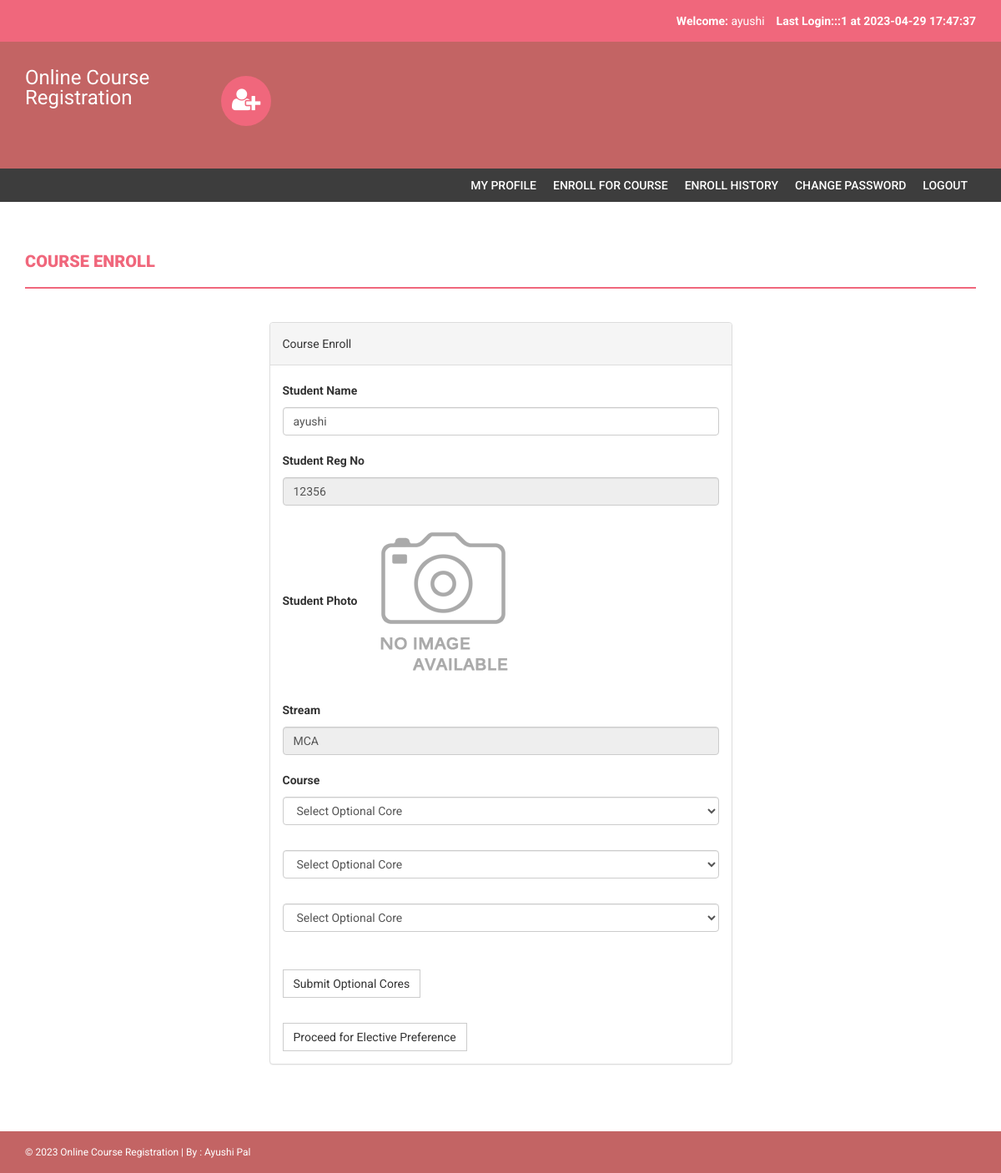
The app's page /onlinecourse/enroll.php (signed in) with its own data.
### tables this page shows
CREATE TABLE `students` (
  `studentRegno` varchar(255) NOT NULL,
  `stream_id` int(11) NOT NULL,
  `studentPhoto` varchar(255) DEFAULT NULL,
  `password` varchar(255) NOT NULL DEFAULT 'Test@123',
  `studentName` varchar(255) DEFAULT NULL,
  `pincode` varchar(255) DEFAULT NULL,
  `session` varchar(255) DEFAULT NULL,
  `department` varchar(255) DEFAULT NULL,
  `semester` varchar(255) DEFAULT NULL,
  `cgpa` decimal(10,2) DEFAULT NULL,
  `courses_allocated_id` int(11) NOT NULL COMMENT 'course codes',
  `enrolment_status_optional` tinyint(1) NOT NULL,
  `enrolment_status_elective` tinyint(1) NOT NULL,
  `optional_core_choice_1` varchar(255) DEFAULT NULL,
  `optional_core_choice_2` varchar(255) DEFAULT NULL,
  `optional_core_choice_3` varchar(255) DEFAULT NULL,
  `password_status` tinyint(1) NOT NULL DEFAULT 0,
  `creationdate` timestamp NULL DEFAULT current_timestamp(),
  `updationDate` varchar(255) DEFAULT NULL
);

CREATE TABLE `stream` (
  `stream_id` int(11) NOT NULL,
  `stream_name` varchar(50) NOT NULL,
  `optional_core_count` int(20) NOT NULL COMMENT 'value cannot be greater than 3',
  `elective_count` int(20) NOT NULL
);

### onlinecourse/enroll.php (the view, shortened to what this page needs)
<?php
include('includes/config.php');
?>
<!DOCTYPE html>
<html xmlns="http://www.w3.org/1999/xhtml">
<head>
    <link href="assets/css/bootstrap.css" rel="stylesheet" />
    <link href="assets/css/font-awesome.css" rel="stylesheet" />
    <link href="assets/css/style.css" rel="stylesheet" />
</head>
<body>
<?php include('includes/header.php');?>
<?php if($_SESSION['login']!="")
{
 include('includes/menubar.php');
}
 ?>
    <div class="content-wrapper">
        <div class="container">
              <div class="row">
                    <div class="col-md-12">
                        <h1 class="page-head-line">Course Enroll </h1>
                    </div>
                </div>
                <div class="row" >
                  <div class="col-md-3"></div>
                    <div class="col-md-6">
                        <div class="panel panel-default">
                        <div class="panel-heading">
                          Course Enroll
                        </div>
<?php $sql=mysqli_query($con,"select * from students where studentRegno='".$_SESSION['login']."'");
while($row=mysqli_fetch_array($sql))
{ ?>
                        <div class="panel-body">
                       <form name="dept" method="post" enctype="multipart/form-data">
   <div class="form-group">
    <label for="studentname">Student Name  </label>
    <input type="text" class="form-control" id="studentname" name="studentname" value="<?php echo htmlentities($row['studentName']);?>"  />
  </div>
 <div class="form-group">
    <label for="studentRegno">Student Reg No   </label>
    <input type="text" class="form-control" id="studentRegno" name="studentRegno" value="<?php echo htmlentities($row['studentRegno']);?>"  placeholder="Student Reg no" readonly />
  </div>
<div class="form-group">
    <label for="Pincode">Student Photo  </label>
   <?php if($row['studentPhoto']==""){ ?>
   <img src="studentphoto/noimage.png" width="200" height="200"><?php } else {?>
   <img src="studentphoto/<?php echo htmlentities($row['studentPhoto']);?>" width="200" height="200">
   <?php } ?>
  </div>
<div class="form-group">
    <label for="Department">Stream  </label>
   <?php
$sql1=mysqli_query($con,"select * from stream where stream_id='".$row['stream_id']."'");
$row1=mysqli_fetch_array($sql1);
?>
<input type="text" class="form-control" id="streamName" name="streamName" readonly value="<?php echo htmlentities($row1['stream_name']);?>" required />
  </div>
  <div class="form-group">
    <label for="Course">Course  </label>
    <?php
    $optional_core_count=$row1['optional_core_count'];
    for($i=0;$i<$optional_core_count;$i++) {
    ?>
    <select class="form-control" name="optional_cores[]" id="optional_cores_<?php echo $i; ?>" required="required">
        <option value="">Select Optional Core</option>
    </select>
    <br>
    <?php } ?>
</div>
 <?php } ?>
 <button type="submit" name="submit" id="submit" class="btn btn-default">Submit Optional Cores</button>
</form>
<br>
<?php
$sql = mysqli_query($con,"select * from students where studentRegno='".$_SESSION['login']."'");
$row = mysqli_fetch_array($sql);
$isColumnNull = ($row['optional_core_choice_1'] == null);
?>
<form method='post'>
 <div>
 <button type="submit" name="submit1" id="submit1" class="btn btn-default" <?php if ($isColumnNull) { echo 'disabled'; } ?>>Proceed for Elective Preference</button>
</div>
</form>
                            </div>
                            </div>
                    </div>
                </div>
            </div>
        </div>
  <?php include('includes/footer.php');?>
</body>
</html>

### onlinecourse/includes/header.php (shortened to what this page needs)
<?php
include("includes/config.php");
?>
<?php if($_SESSION['login']!="")
{?>
<header>
        <div class="container">
            <div class="row">
                <div class="col-md-12">
                    <strong>Welcome: </strong><?php echo htmlentities($_SESSION['sname']);?>
                    <strong>Last Login:<?php
        $ret=mysqli_query($con,"SELECT  * from userlog where studentRegno='".$_SESSION['login']."' order by id desc limit 1,1");
                    $row=mysqli_fetch_array($ret);
                    echo $row['userip']; ?> at <?php echo $row['loginTime'];?></strong>
                </div>
            </div>
        </div>
    </header>
    <?php } ?>
    <div class="navbar navbar-inverse set-radius-zero">
        <div class="container">
            <div class="navbar-header">
                <a class="navbar-brand" href="#" style="color:#fff; font-size:24px;4px; line-height:24px; ">
                   Online Course Registration
                </a>
            </div>
            <div class="left-div">
                <i class="fa fa-user-plus login-icon" ></i>
        </div>
            </div>
        </div>

### onlinecourse/assets/css/style.css (style rules this page uses)
body { font-family: 'Roboto', sans-serif; line-height: 30px; }
.set-radius-zero { border-radius: 0px; -moz-border-radius: 0px; -webkit-border-radius: 0px; }
.content-wrapper { margin-top: 40px; min-height: 600px; padding-bottom: 60px; }
.page-head-line { font-weight: 900; padding-bottom: 20px; border-bottom: 2px solid #F0677C; text-transform: uppercase; color: #F0677C; font-size: 20px; margin-bottom: 40px; }
.btn { border-radius: 0px; -webkit-border-radius: 0px; -moz-border-radius: 0px; }
.login-icon { height: 60px; width: 60px; padding: 13px; border-radius: 50%; font-size: 30px; margin-bottom: 20px; color: #fff; text-align: center; cursor:pointer; background-color:#F0677C; -webkit-border-radius:50%; -moz-border-radius:50%; }
header { background-color: #F0677C; color: #fff; padding: 10px; text-align: right; }
.left-div { padding-left: 30px; margin-top: 40px; margin-bottom: 30px; }
.navbar-brand { width: 250px; padding-top: 30px; }
.navbar-inverse { background-color: #C36464; border-color: transparent; }
.navbar { margin-bottom: 0px; }

### records on screen
students: studentname "ayushi", studentRegno "12356", streamName "MCA"

### other values on screen
$_SESSION['sname'] "ayushi"
$row['userip'] "::1"
$row['loginTime'] "2023-04-29 17:47:37"
